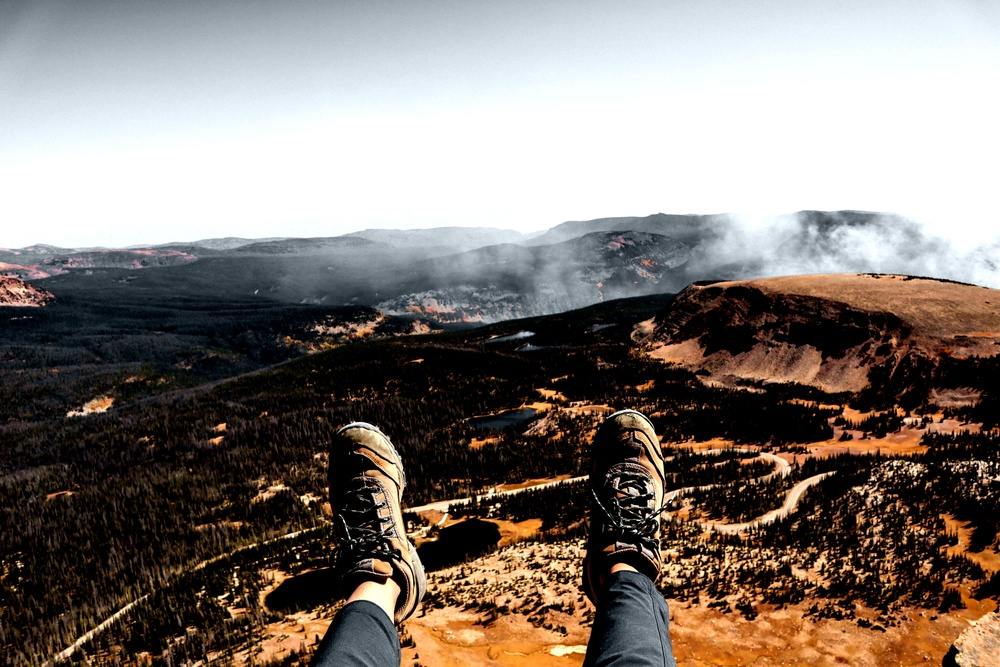
#> input picture prvi-projekat-tim_markostojicic_vidanstojic_rn/slike/2adjustBrightness.jpg, 1000 x 667 px, shrunk from 6000 x 4000 before the run
$ python -i Main.py   (imports and definitions only)
#> lines starting #> are read from the running program, lines starting #| are printed output that depends on the picture
import json
import os
import shutil
from datetime import datetime
from os import cpu_count
from queue import Queue, Empty
from time import sleep
from xmlrpc.client import DateTime
from PIL import Image
import numpy as np
from scipy.ndimage import gaussian_filter
from dataclasses import dataclass, field
import threading
import sys
from PIL import Image as PILImage
import multiprocessing as mp


imageRegistry = []
taskRegistry = []
condition = threading.Condition()
threadList = []
eventQueue = Queue(0)
completedTasksQueue = Queue(0)
filterProcessing = False
deleteProcessing = False
jsonFiles = ["../json/1.json", "../json/2.json", "../json/3.json"]
threadForCompletedTasks = None
semaphore_comannd = threading.Semaphore(1)
semaphore_process = threading.Semaphore(1)


# [7 lines left out: function grayscale, not called in this run]


def gaussian_blur(image_array, sigma=1):


    red_channel = gaussian_filter(image_array[..., 0], sigma=sigma)
    green_channel = gaussian_filter(image_array[..., 1], sigma=sigma)
    blue_channel = gaussian_filter(image_array[..., 2], sigma=sigma)

    blurred_image = np.zeros_like(image_array)
    blurred_image[..., 0] = red_channel
    blurred_image[..., 1] = green_channel
    blurred_image[..., 2] = blue_channel

    if image_array.shape[-1] == 4:
        alpha_channel = image_array[..., 3]
        blurred_image[..., 3] = alpha_channel

    blurred_image = np.clip(blurred_image, 0, 255)

    return blurred_image.astype(np.uint8)


# [17 lines left out: functions adjust_brightness, load_JSON_file, not called in this run]


@dataclass
class MyImage:
    # [12 lines left out: function __init__, not called in this run]


@dataclass
class Task:
    # [9 lines left out: function __init__, not called in this run]


cnt_taskID = 1
cnt_imageID = 1
cnt_json = 1
# [19 lines left out: function add_image, not called in this run]

def load_image(image_path):
    image = PILImage.open(image_path)
    return np.array(image)

# [140 lines left out: functions multiProcessTask, processTask, list_command, describe, delete, exit_delete, not called in this run]

def callbackFunction(taskId):
    completedTasksQueue.put(taskId)
    print(f"Task {taskId} is finished!")

# [70 lines left out: functions taskCompleted, command_input, not called in this run]

# [4 lines not run here, left out]

>>> import cv2
>>> picture = cv2.imread('../slike/2adjustBrightness.jpg', cv2.IMREAD_GRAYSCALE)
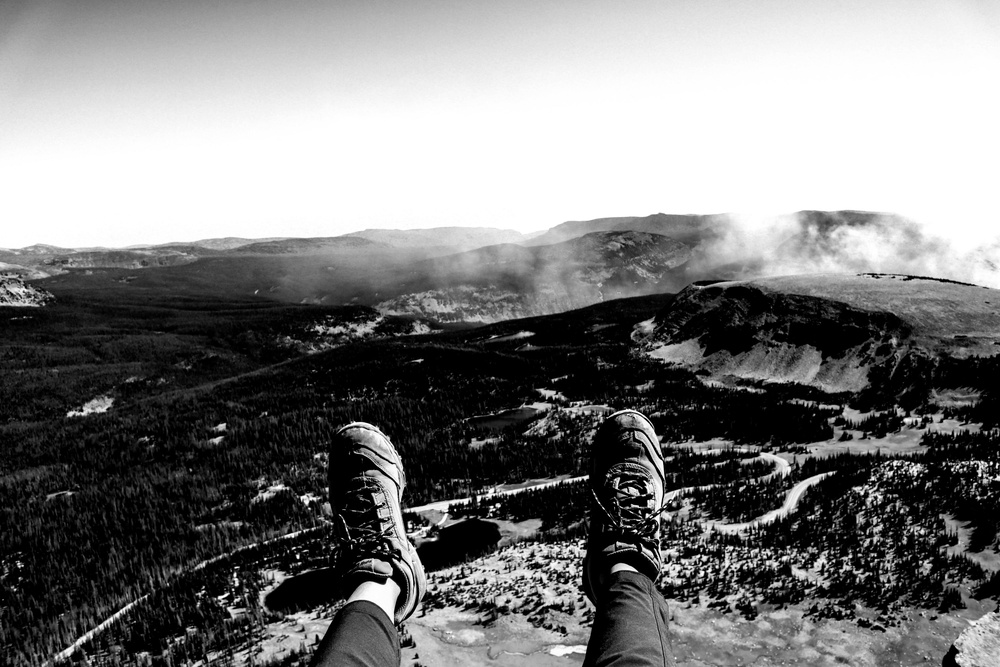
#> picture: shape (667, 1000); min 0, max 255, mean 124.6
>>> result = gaussian_blur(picture)
#> in gaussian_blur, `red_channel = gaussian_filter(image_array[..., 0], sigma=sigma)`: red_channel = 667 values, max 255 at index 172, min 0 at index 502, mean 100.9
#> in gaussian_blur, `green_channel = gaussian_filter(image_array[..., 1], sigma=sigma)`: green_channel = 667 values, max 255 at index 172, min 0 at index 395, mean 100.4
#> in gaussian_blur, `blue_channel = gaussian_filter(image_array[..., 2], sigma=sigma)`: blue_channel = 667 values, max 255 at index 172, min 0 at index 417, mean 101.4
#> in gaussian_blur, `blurred_image[..., 0] = red_channel`:
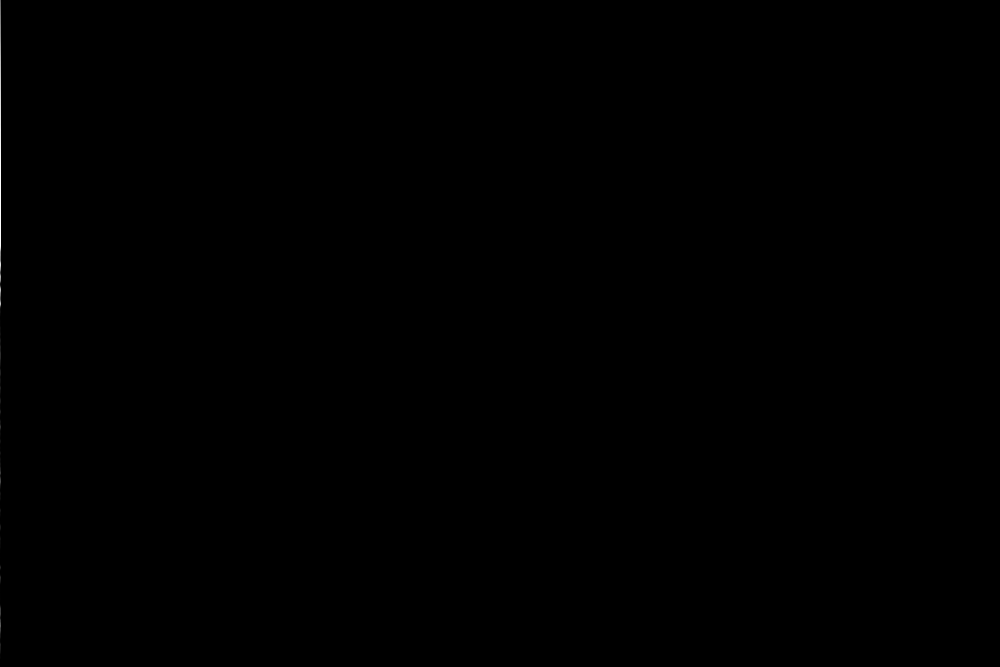
#> blurred_image: shape (667, 1000); min 0, max 255, mean 0.1
#> in gaussian_blur, `blurred_image[..., 2] = blue_channel`:
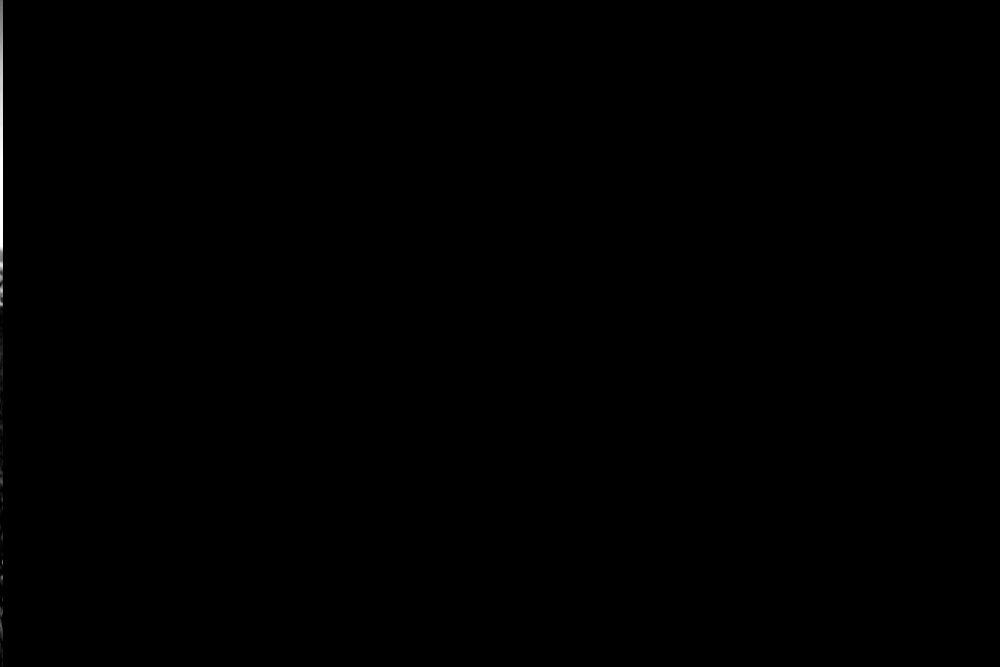
#> blurred_image: shape (667, 1000); min 0, max 255, mean 0.3
